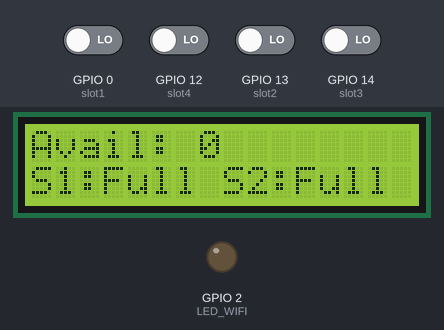
This sketch was run on a simulated ESP8266 (NodeMCU). Parts: 16×2 character LCD, output pins drawn as LEDs (lit = HIGH). The inputs (shaded band) are chosen by the test bench; at power-on: GPIO 0 (slot1), GPIO 12 (slot4), GPIO 13 (slot2), GPIO 14 (slot3) LOW. WiFi joins after 1.5 s; servers stay silent unless stated; what the sketch prints to the serial monitor is not drawn.

Above: at 6.4 s.
6.5 s: GPIO 0 (slot1) driven HIGH
At 7.7 s:
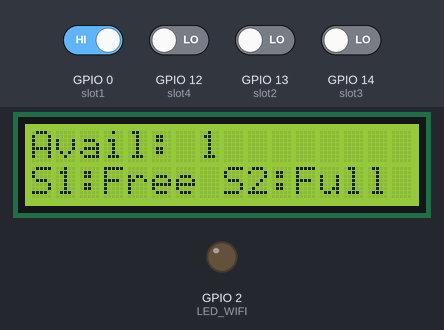
10.6 s: GPIO 12 (slot4) driven HIGH
At 12.4 s:
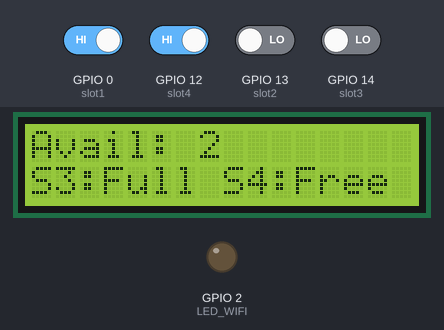
14.7 s: GPIO 13 (slot2) driven HIGH
At 16.0 s:
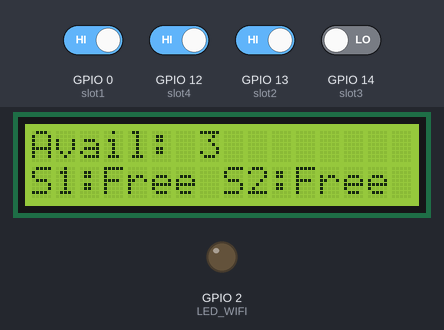
18.8 s: GPIO 14 (slot3) driven HIGH
At 20.2 s:
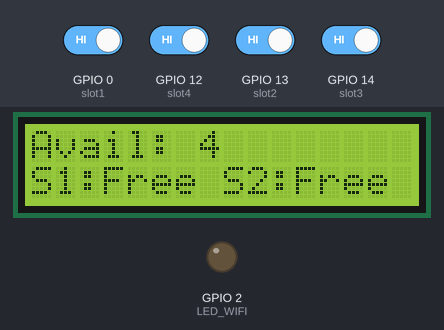
21.8 s: GPIO 0 (slot1) driven LOW
At 22.3 s:
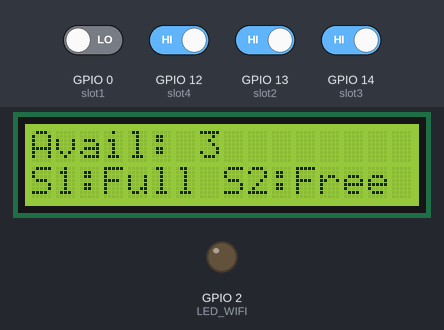
23.9 s: GPIO 12 (slot4) driven LOW
At 24.4 s:
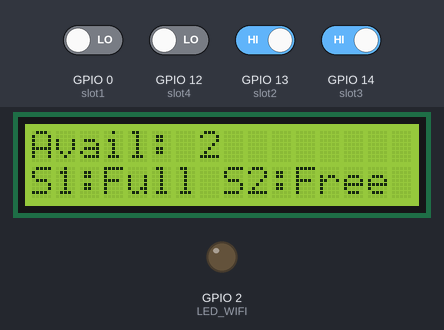
Timing chart, 0 to 26.9 s (numbered marks = the images above; inputs shaded):
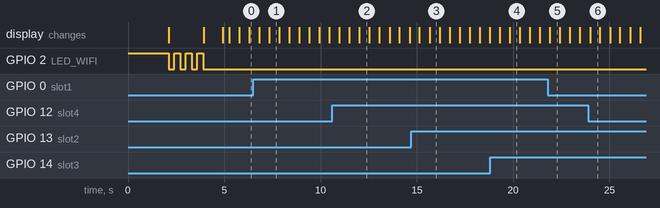

Measured:
- after the input at 6.5 s, the display: first differs from a run without the input after 0.84 s (image 1)
- after the input at 10.6 s, the display: first differs from a run without the input after 0.90 s (image 2 shows a later state)
- after the input at 14.7 s, the display: first differs from a run without the input after 0.96 s (image 3)
- after the input at 18.8 s, the display: first differs from a run without the input after 1.0 s (image 4)
- after the input at 21.8 s, the display: changes after 0.11 s (image 5)
- after the input at 23.9 s, the display: changes after 0.09 s (image 6)
- what the display in image 1 shows lasts 0.5 s, from 7.3 s to 7.8 s

The sketch:

Smart_Car_Parking_System_V1.ino
```cpp
#define BLYNK_TEMPLATE_ID "TMPL3GeR96eml"
#define BLYNK_DEVICE_NAME "Smart Car Parking System"
#define BLYNK_AUTH_TOKEN "nZXp6O887Kc4P1lAyCrFHw70pgZzEfCn"

#include <ESP8266WiFi.h>
#include <BlynkSimpleEsp8266.h>
#include <Wire.h>
#include <LiquidCrystal_I2C.h>

// WiFi credentials
char ssid[] = "OPPO A7";
char pass[] = "12344321";

// LCD setup
LiquidCrystal_I2C lcd(0x27, 16, 2);  // address 0x27, 16 chars, 2 lines

// IR sensor pins (using GPIO numbers)
const int slot1 = 0;   // GPIO 0 (D3)
const int slot2 = 13;  // GPIO 13 (D7)
const int slot3 = 14;  // GPIO 14 (D5)
const int slot4 = 12;  // GPIO 12 (D6)

const byte LED_WIFI = LED_BUILTIN;

void setup() {
  Serial.begin(9600);

  pinMode(LED_WIFI, OUTPUT);
  digitalWrite(LED_WIFI, HIGH); // Start with LED OFF (active LOW)

  // LCD initialization
  lcd.init();
  lcd.backlight();
  lcd.setCursor(0, 0);
  lcd.print("Smart Car ");
  lcd.setCursor(0, 1);
  lcd.print("Parking System");
  delay(2000);
  lcd.clear();
  lcd.setCursor(0, 0);
  lcd.print("Connecting WiFi");

  // Start WiFi connection
  WiFi.begin(ssid, pass);

  // Blink built-in LED until connected
  while (WiFi.status() != WL_CONNECTED) {
    digitalWrite(LED_WIFI, LOW);  // ON (active LOW)
    delay(300);
    digitalWrite(LED_WIFI, HIGH); // OFF
    delay(300);
    Serial.print(".");
  }

  // Connected to WiFi
  digitalWrite(LED_WIFI, LOW); // Turn ON solid
  lcd.setCursor(0, 1);
  lcd.print("WiFi Connected ");
  delay(1000);
  lcd.clear();

  // Start Blynk
  Blynk.begin(BLYNK_AUTH_TOKEN, ssid, pass);

  // Sensor pin setup
  pinMode(slot1, INPUT);
  pinMode(slot2, INPUT);
  pinMode(slot3, INPUT);
  pinMode(slot4, INPUT);
}

void loop() {
  Blynk.run();

  // Read sensors (LOW = occupied)
  bool s1 = digitalRead(slot1);
  bool s2 = digitalRead(slot2);
  bool s3 = digitalRead(slot3);
  bool s4 = digitalRead(slot4);

  // Send to Blynk (V0–V3)
  Blynk.virtualWrite(V0, !s1);
  Blynk.virtualWrite(V1, !s2);
  Blynk.virtualWrite(V2, !s3);
  Blynk.virtualWrite(V3, !s4);

  // Count available slots
  int available = s1 + s2 + s3 + s4;

  // Update LCD – first part (S1, S2)
  lcd.setCursor(0, 0);
  lcd.print("Avail: ");
  lcd.print(available);
  lcd.print("   ");  // Clear extra chars

  lcd.setCursor(0, 1);
  lcd.print("S1:");
  lcd.print(s1 ? "Free " : "Full ");
  lcd.print("S2:");
  lcd.print(s2 ? "Free" : "Full");

  delay(500);

  // Update LCD – second part (S3, S4)
  lcd.setCursor(0, 1);
  lcd.print("S3:");
  lcd.print(s3 ? "Free " : "Full ");
  lcd.print("S4:");
  lcd.print(s4 ? "Free" : "Full");

  delay(500);
}
```
